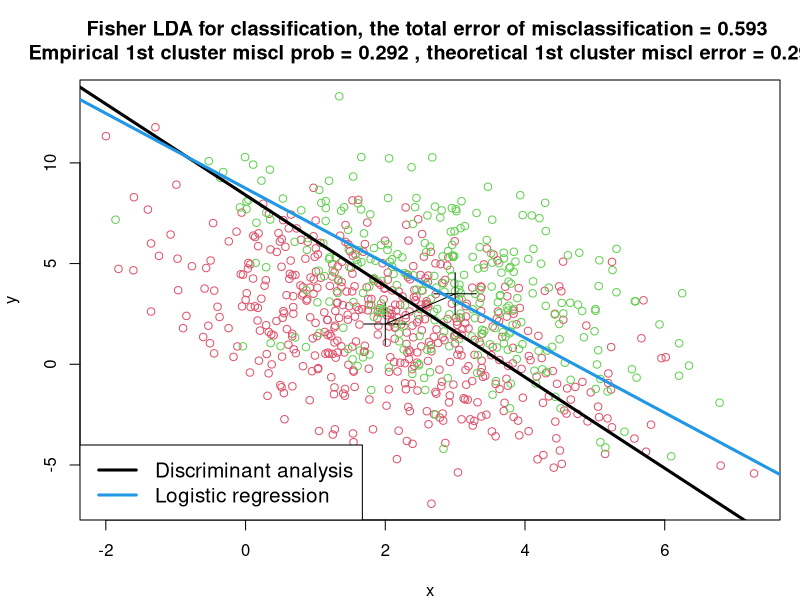

The R source for this figure:
mah <-
function(job=1,n1=500,n2=300,mu1=c(2,2),mu2=c(3,3.5),sd1=1.5,sd2=3,ro=-.4,ss=3)
{
dump("mah","c:\\QBS124\\mah.r")
set.seed(ss)
if(job==1)
{	
	par(mfrow=c(1,1),mar=c(4,4,4,1))
    Omega=matrix(c(sd1^2,sd1*sd2*ro,sd1*sd2*ro,sd2^2),2,2)
    co=chol(Omega)
    p1=cbind(rnorm(n1),rnorm(n1))
	  p1=p1%*%co+rep(1,n1)%*%t(mu1)
    p2=cbind(rnorm(n2),rnorm(n2))
    p2=p2%*%co+rep(1,n2)%*%t(mu2)
    p12=rbind(p1,p2)
    plot(p12,type="n",xlab="x",ylab="y")
    points(p1[,1],p1[,2],col=2)
    points(mu1[1],mu1[2],pch=3,cex=4)
    points(p2[,1],p2[,2],col=3)
    points(mu2[1],mu2[2],pch=3,cex=4)
readline()	
    z=seq(from=0,to=1,length=100)
    lines(mu1[1]*z+mu2[1]*(1-z),mu1[2]*z+mu2[2]*(1-z))
    a=solve(Omega)%*%(mu1-mu2)
    x=seq(from=-100,to=100,length=100)
    ma=(mu1+mu2)/2
    y=ma[2]-a[1]/a[2]*(x-ma[1])
    lines(x,y,lwd=3)
readline()	
    i1=1:n1;i2=1:n2
    ind=1:(n1+n2);memb=c(rep(1,n1),rep(2,n2))
    classR=(p12-(rep(1,n1+n2)%*%t(ma)))%*%a
    #IFer=(classR<0 & memb==1) | (classR>0 & memb==2)
	IFer=sum(classR<0 & memb==1)
    EmpErr=IFer/n1
    delta2=t(mu1-mu2)%*%solve(Omega)%*%(mu1-mu2)
    TheorErr=pnorm(-sqrt(delta2)/2)
    title(paste("Fisher LDA for classification, the total error of misclassification =",round(2*TheorErr,3),"\nEmpirical 1st cluster miscl prob =",round(EmpErr,4),", theoretical 1st cluster miscl error =",round(TheorErr,4)))
	print("Press Enter");readline()
#Logistic regression
	Y=c(rep(0,n1),rep(1,n2))
	go=glm(Y~p12,family=binomial())
	so=summary(go)
	print(so)
	co=coef(go)
	z=seq(from=-100,to=100,length=100)
	lines(z,-(co[1]+co[2]*z)/co[3],col=4,lwd=3)
	legend("bottomleft",c("Discriminant analysis","Logistic regression"),lty=1,lwd=3,col=c(1,4),cex=1.25)
	
}
if(job==2) #ROC curve
{
	par(mfrow=c(1,1),mar=c(4.5,4.5,4,1),cex.lab=1.5,cex.main=1.5)
    Omega=matrix(c(sd1^2,sd1*sd2*ro,sd1*sd2*ro,sd2^2),2,2)
    co=chol(Omega)
    p1=cbind(rnorm(n1),rnorm(n1))
	p1=p1%*%co+rep(1,n1)%*%t(mu1)
    p2=cbind(rnorm(n2),rnorm(n2))
    p2=p2%*%co+rep(1,n2)%*%t(mu2)
    p12=rbind(p1,p2)
	memb=c(rep(1,n1),rep(2,n2))
	a=solve(Omega)%*%(mu1-mu2)
    ma=(mu1+mu2)/2
    classR=(p12-rep(1,n1+n2)%*%t(ma))%*%a
    #IFer=(classR<0 & memb==1) | (classR>0 & memb==2)
	n=n1+n2
	sens=fp=rep(0,n)
	s.classR=sort(classR)
	AUC=0
	for(i in 1:n)
	{
		sens[i]=sum(classR>s.classR[i] & memb==1)/sum(memb==1)
		fp[i]=sum(classR>s.classR[i] & memb==2)/sum(memb==2)	
		if(i>1) AUC=AUC+(fp[i-1]-fp[i])*sens[i]
	}
	delta=sqrt(sum(a*(mu1-mu2)))
	plot(fp,sens,type="s",lwd=3,xlab="False positive rate",ylab="Sensitivity",main="ROC curve for the LDA classification")
	text(.2,.4,paste("Empirical AUC (LDA) = ",round(100*AUC,1),"%",cex=""),cex=1.5,adj=0,font=3)
	text(.2,.35,paste("Binormal AUC = ",round(100*pnorm(delta/sqrt(2)),1),"%",cex=""),cex=1.5,adj=0,font=3,col=2)
	legend("bottomright",c("Empirical ROC curve","Binormal ROC curve"),col=1:2,lwd=c(3,1),cex=1.25)
	u=seq(from=delta^2/2-4*delta,to=delta^2/2+4*delta,length=1000)
	lines(pnorm((u-delta^2/2)/delta),pnorm((u+delta^2/2)/delta),col=2,lwd=3)
	
#Logistic regression
	Y=c(rep(0,n1),rep(1,n2))
	LP=glm(Y~p12,family=binomial())$linear.predictors
	LP=sort(LP)
	sens=fp=rep(0,n)
	s.classR=Y
	AUC=0
	for(i in 1:n)
	{
		sens[i]=sum(classR<LP[i] & Y==1)/sum(Y==1)
		fp[i]=sum(classR<LP[i] & Y==0)/sum(Y==0)	
		if(i>1) AUC=AUC+(fp[i]-fp[i-1])*sens[i]
	}
	lines(fp,sens,type="l",col=4,lwd=3)	
	text(.2,.3,paste("Empirical AUC (logistic regression) = ",round(100*AUC,1),"%",cex=""),cex=1.5,adj=0,font=3,col=4)
}	
}

mah()
 